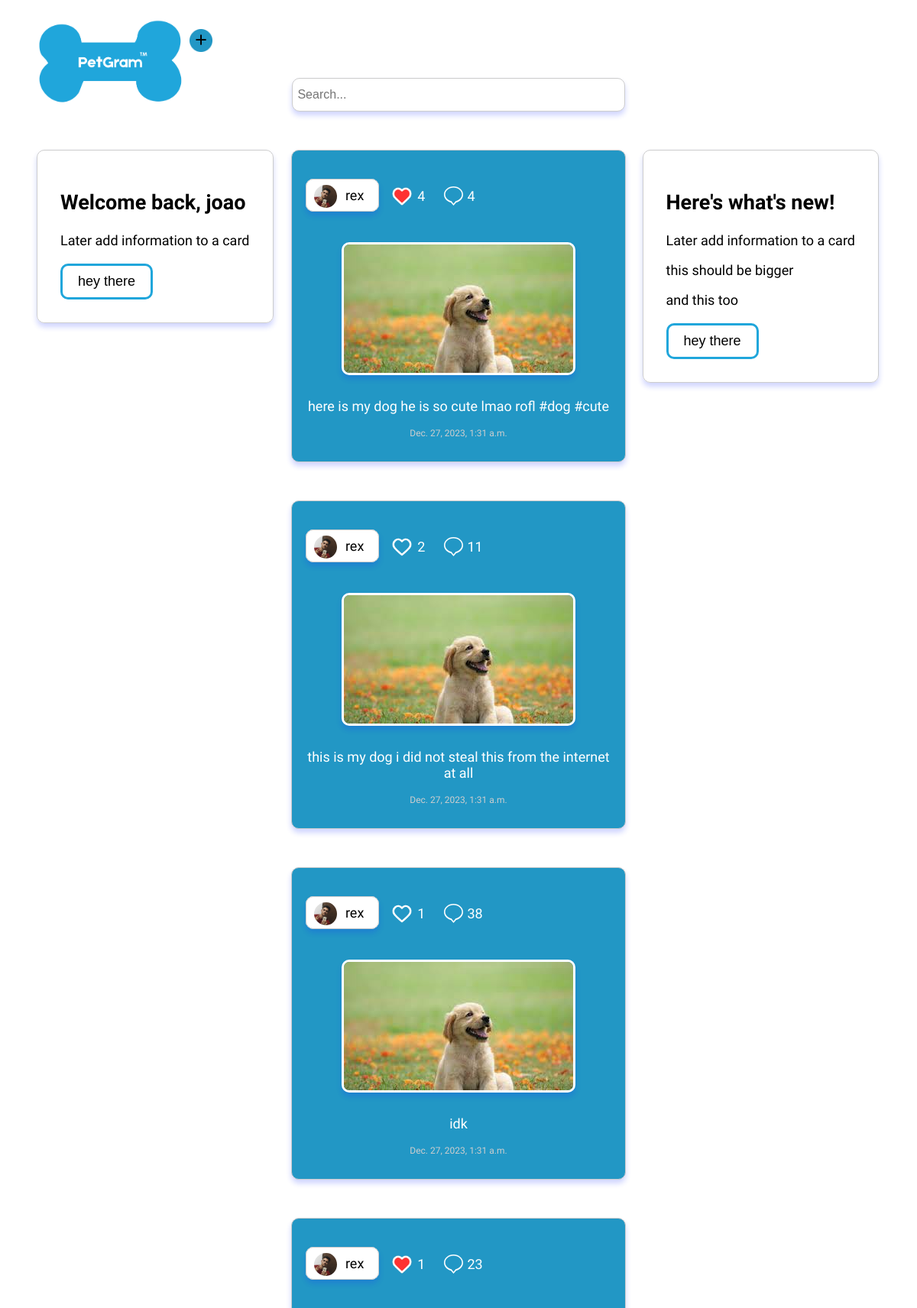
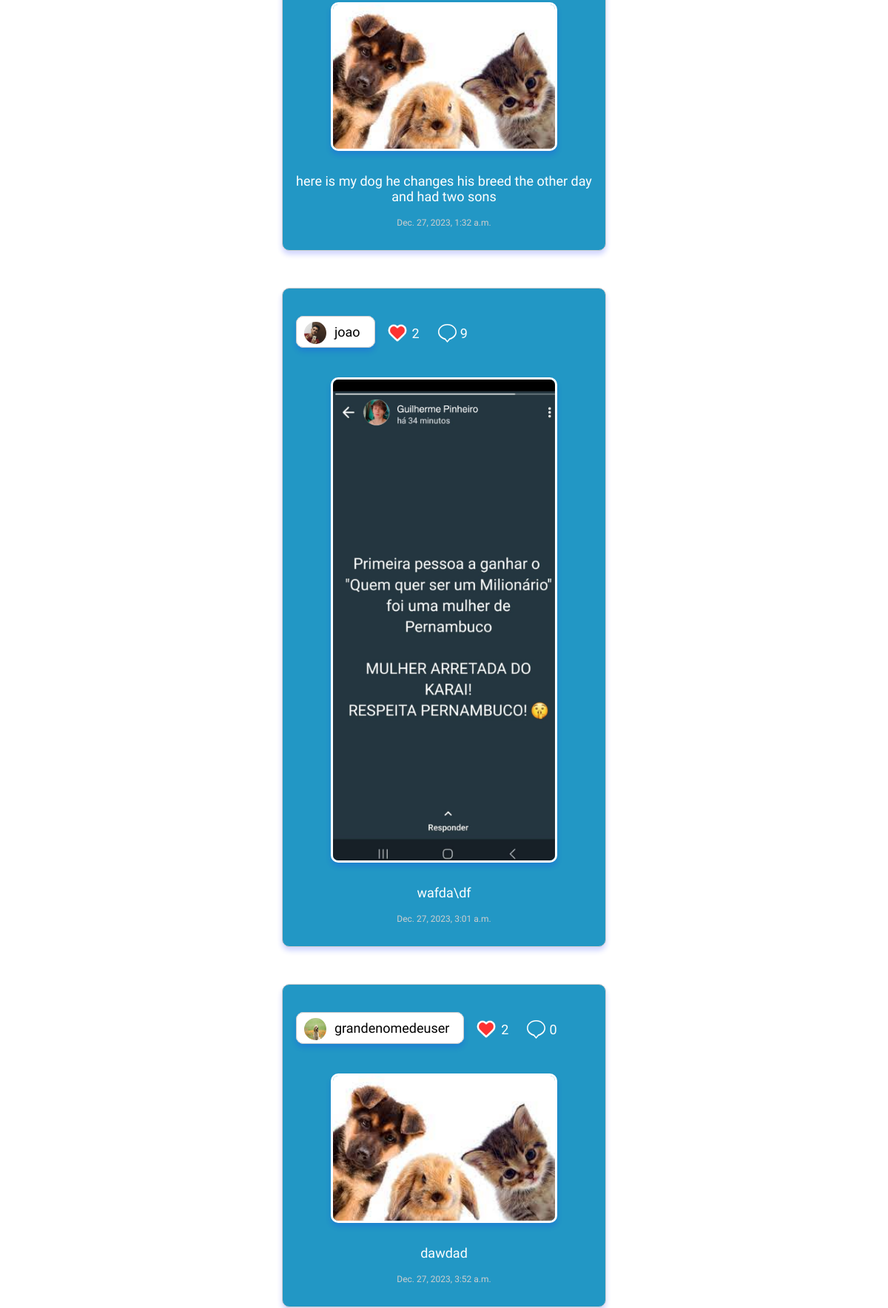
/home/ (signed in, upper part), run on the app's committed database (2 pictures, top to bottom).
### myapp/models.py (models this page shows, shortened)
class User(AbstractUser):
    profile_image = models.ImageField(null=True, blank=True, upload_to='images/')
    phone = models.CharField(max_length=20, null = True, blank=True)
    address = models.CharField(max_length=50 , null=True, blank=True)
    amount_of_followers = models.IntegerField(default=0)
    amount_of_following = models.IntegerField(default=0)
    followers = models.ManyToManyField('self', blank=True)

class Post(models.Model):
    user_profile = models.ForeignKey(UserProfile, on_delete=models.CASCADE, null=True)
    user = models.ForeignKey(User, on_delete=models.CASCADE, null=True, blank=True)
    image = models.ImageField(null=True, upload_to='images/')
    description = models.CharField(max_length=500, null=True, blank=True)
    date = models.DateTimeField(auto_now_add=True)
    likes = models.IntegerField(default=0)
    comment = models.IntegerField(default=0)
    who_liked = models.ManyToManyField(User, related_name='liked_posts', blank=True)

class UserProfile(models.Model):
    user = models.OneToOneField(User, on_delete=models.CASCADE)
    profile_image = models.ImageField(upload_to='images/', default='images/defaultuser.png')
    bio = models.CharField(max_length=100, null=True, blank=True)

### myapp/views.py (the view)
# urls.py: 2. Add a URL to urlpatterns:  path('', views.home, name='home')
@login_required
def home(request, selected_username=None):
    current_user = request.user
    if current_user.is_authenticated:
        posts = Post.objects.all()  # Retrieve all instances of a post
        if selected_username:
            try:
                user_profile = UserProfile.objects.get(user__username=selected_username)
            except UserProfile.DoesNotExist:
                user_profile = None
        else:
            user_profile = current_user.userprofile
        liked_posts = Likes.objects.filter(user=current_user).values_list('post', flat=True)
        return render(request, 'home.html', {'posts': posts, 'user_profile': user_profile, 'liked_posts': liked_posts})
    else:
        return redirect('login')

### myapp/templates/home.html (shortened to what this page needs)
{% extends "homebase.html" %}
{% block content %}
<!DOCTYPE html>
<html lang="en">
<head>
</head>
<body>
    {% load static %}
        <img id="logo" src="{% static 'img/logo.png' %}" alt="Petgram Logo">
        <a href="{% url 'create' %}">
            <img id="new" src="{% static 'img/addNewpost.png' %}" alt="Add a new post" title="Add a new post">
        </a>
        <div class="search-bar">
            <input type="text" placeholder=" Search...">
        </div>
    <div class="posts">
        <div class="card2">
            <div class="card-content">
                <h2>Here's what's new!</h2>
                <p>Later add information to a card</p>
                <p>this should be bigger</p>
                <p>and this too</p>
                <button>hey there</button>
            </div>
        </div>
        <div class="posts">
            <div class="card">
                <div class="card-content">
                    <h2>Welcome back, {{user.username}}</h2>
                    <p>Later add information to a card</p>
                    <button>hey there</button>
                </div>
            </div>
        {% for post in posts %}
        <div class="post">
            <div class = "info">
                <a href="{% url 'view_other_profile' username=post.user.username %}">
                    <pre><span><img id = "profilepic" src="{{ post.user_profile.profile_image.url }}" alt="">  {{ post.user.username }}  </span></pre>
                </a>
               <div id = "postlikes">
                    {% if post.id in liked_posts %}
                    <a href="{% url 'like_post' post.id %}">
                        <img id = "heart" src="{% static 'img/LikedPost.png' %}" alt="">
                    </a><p>{{ post.likes}}</p>
                    {% else %}
                    <a href="{% url 'like_post' post.id %}">
                        <img id = "heart" src="{% static 'img/likePost.svg' %}" alt="">
                    </a><p>{{ post.likes}}</p>
                    {% endif %}
                    <a href="{% url 'comment_post' post.id %}">
                        <img id = "heart" style = "width: 25px" src="{% static 'img/comment.svg' %}" alt="">
                    </a><p>{{post.comment}}</p>
               </div>
            </div>
            {% if post.image %}
                <img id = "post_image" src="{{ post.image.url }}" alt="">
            {% endif %}
            <p>{{ post.description }}</p>
            <p id = "date">{{ post.date }}</p>
        </div>
        {% endfor %}
    </div>
</body>
</html>
{% endblock %}

### myapp/static/homestyle.css (style rules this page uses)
body { font-family: 'Afacad', sans-serif; font-size: 18px; }
img { top: 20px; display: block; margin: 30px auto; width: 75%; }
#post_image { border-radius: 10px; box-shadow: 0 5px 7px rgba(22, 45, 255, 0.2); border: 3px solid #ffffff; }
.post { margin: 50px auto; width: 400px; padding: 1em; padding-top: 30px; border: 1px solid #CCC; border-radius: 10px; background-color: #2297c5; box-shadow: 0 5px 7px rgba(22, 45, 255, 0.2); height: 115%; }
#logo { float:left; width: 200px; margin: 10px 0; margin-left: 40px; }
.post p { color : white; text-align: center; }
span { color: rgb(0, 0, 0); font-size: 18px; border: 1px solid #CCC; border-radius: 10px; padding: 10px; box-shadow: 0 5px 7px rgba(22, 45, 255, 0.2); background-color: #ffffff; }
#new { display: inline-block; width: 30px; }
.card { position: fixed; float: left; margin-left: 40px; border: 1px solid #CCC; border-radius: 10px; padding: 30px; box-shadow: 0 5px 7px rgba(22, 45, 255, 0.2); }
#profilepic { margin : -10px 0; display: inline-block; width: 30px; height: 30px; padding-right : 2px; border-radius: 50%; overflow: hidden; }
.card2 { border: 1px solid #CCC; border-radius: 10px; padding: 30px; box-shadow: 0 5px 7px rgba(22, 45, 255, 0.2); position: fixed; right: 50px }
.search-bar { display: flex; justify-content: center; align-items: center; margin-right: 240px; }
.search-bar input[type="text"] { width: 430px; height: 40px; font-size: 16px; border: 1px solid #CCC; border-radius: 10px; box-shadow: 0 5px 7px rgba(22, 45, 255, 0.2); }
button { display: block; margin-top: 20px; border-radius: 10px; border: 3px solid #20a6db; background-color: #ffffff; font-size: 18px; padding: 10px 20px; cursor: pointer; }
a { text-decoration: none; }
pre { font-family: 'Afacad', sans-serif; font-size: 18px; }
.info { display: flex; flex-direction: row; }
#heart { width:30px; margin: 15px; }
#postlikes { display: flex; align-items: center; }
#postlikes p { position: relative; right: 10px; }
#date { font-size: 12px; color : #cecece; }

### data on the page
User: username "joao"
Post: user_profile.profile_image (picture), user.username "rex", likes "4", comment "4", image (picture), description "here is my dog he is so cute lmao rofl #dog #cute", date "Dec. 27, 2023, 1:31 a.m."
Post: user_profile.profile_image (picture), user.username "rex", likes "2", comment "11", image (picture), description "this is my dog i did not steal this from the internet at all", date "Dec. 27, 2023, 1:31 a.m."
Post: user_profile.profile_image (picture), user.username "rex", likes "1", comment "38", image (picture), description "idk", date "Dec. 27, 2023, 1:31 a.m."
Post: user_profile.profile_image (picture), user.username "rex", likes "1", comment "23", image (picture), description "here is my dog he changes his breed the other day and had two sons", date "Dec. 27, 2023, 1:32 a.m."
Post: user_profile.profile_image (picture), user.username "joao", likes "2", comment "9", image (picture), description "wafda\\df", date "Dec. 27, 2023, 3:01 a.m."
Post: user_profile.profile_image (picture), user.username "grandenomedeuser", likes "2", comment "0", image (picture), description "dawdad", date "Dec. 27, 2023, 3:52 a.m."
